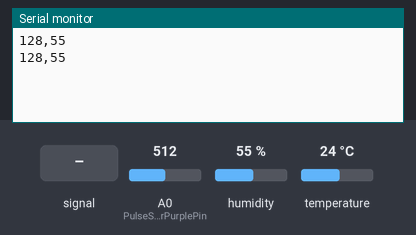
Simulated run of this sketch. Board: Arduino Uno, built with avr-gcc and run on an emulated ATmega328P. Shown: the last lines printed to the serial monitor. The inputs (shaded band) are chosen by the test bench; at power-on: humidity 55 %, A0 (PulseSensorPurplePin) = 512, temperature 24 °C.

Above: at 2.8 s.
2.9 s: A0 (PulseSensorPurplePin) fed a 200 Hz sine of ±81 counts around its level
At 5.2 s:
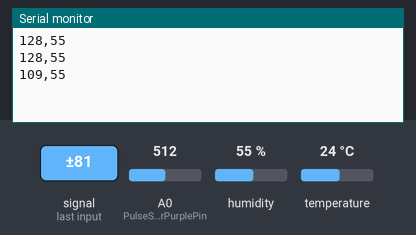
5.6 s: humidity set to 22 %
At 7.5 s:
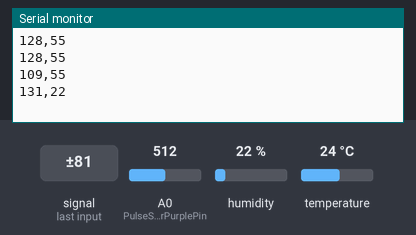
8.3 s: A0 (PulseSensorPurplePin) set to 580
At 10.4 s:
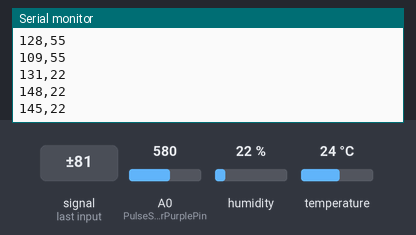
11.0 s: A0 (PulseSensorPurplePin) fed a 1000 Hz sine of ±255 counts around its level
At 12.4 s:
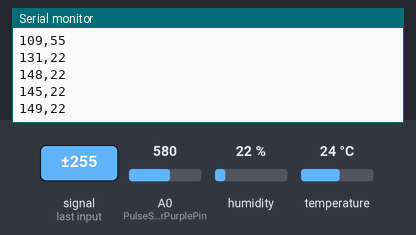
13.7 s: temperature set to 12 °C
At 14.5 s:
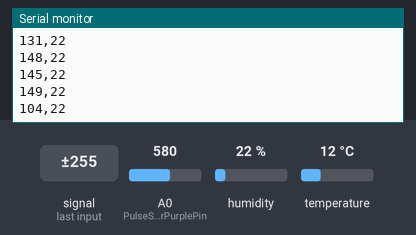
16.4 s: A0 (PulseSensorPurplePin) set to 560
At 18.5 s:
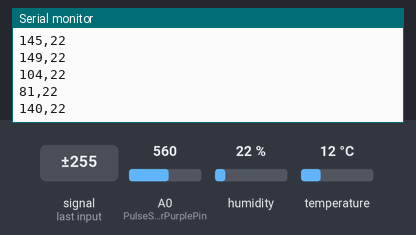
Timing chart, 0 to 20.0 s (numbered marks = the images above; inputs shaded):
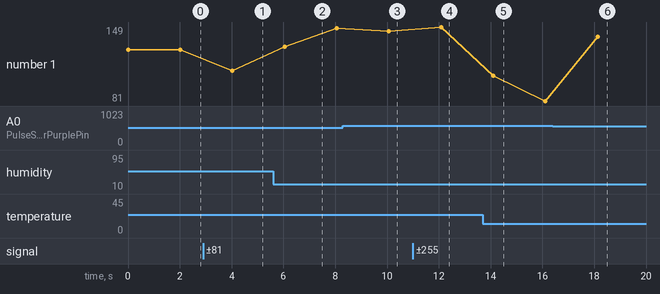

The sketch:

arduino.ino
```cpp
#include <PulseSensorPlayground.h>
#include <DHT.h>
#include <DHT_U.h>
#define DHTPIN 2
#define DHTTYPE DHT22

DHT dht(DHTPIN, DHTTYPE);


int PulseSensorPurplePin = 0;  // Pulse Sensor PURPLE WIRE connected to ANALOG PIN 0
int Signal;                    // holds the incoming raw data. Signal value can range from 0-1024
int Threshold = 570;           // Determine which Signal to "count as a beat", and which to ignore.
int beforeaverage = 0;
int sum = 0;                  // Initialize sum to 0
int fix2 = 0;                 // Initialize fix2 to 0
int sa = 0;                   // Initialize sa to 0


void setup() {
  Serial.begin(9600);
  dht.begin();
}

void loop() {
  int ave, fix;

  int h = dht.readHumidity();

  sum++; // Increment sum each time loop is executed

  Signal = analogRead(PulseSensorPurplePin);
  fix = Signal / 4;  // Scale down the signal

  Serial.print(fix);
  Serial.print(",");
  Serial.println(h);
  Serial.flush();
  delay(2000); // Small delay between readings
}
```

Measured:
- after the input at 2.9 s, the serial monitor: prints a new line after 1.1 s (image 1)
- after the input at 5.6 s, the serial monitor: prints a new line after 0.45 s (image 2)
- after the input at 8.3 s, the serial monitor: prints a new line after 1.8 s (image 3)
- after the input at 11.0 s, the serial monitor: prints a new line after 1.1 s (image 4)
- after the input at 13.7 s, the serial monitor: prints a new line after 0.40 s (image 5)
- after the input at 16.4 s, the serial monitor: prints a new line after 1.7 s (image 6)
- plotted number 1: 128 → 109 after the input at 2.9 s, 148 → 145 after the input at 8.3 s, 145 → 149 after the input at 11.0 s, 149 → 81 after the input at 13.7 s, 81 → 140 after the input at 16.4 s
